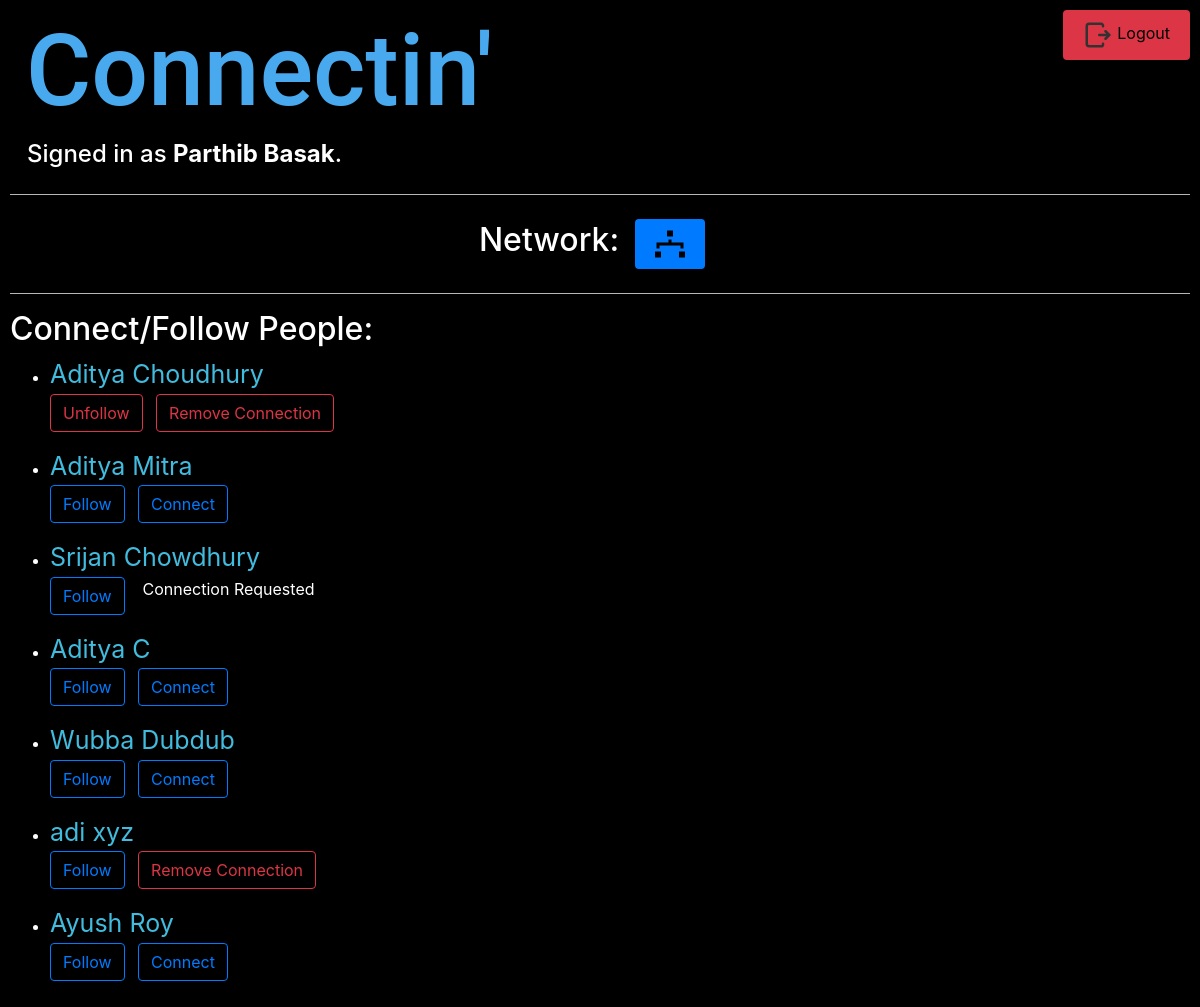
The page /addconnection (signed in) on the database its author committed.
### lprofile/models.py (models this page shows, shortened)
class profile1(models.Model):
    profowner=models.ForeignKey(User,on_delete=models.CASCADE,blank=True,null=True,related_name="profowner")
    role=models.CharField(max_length=10,default='Neither')
    profimg=models.ImageField(null=True,blank=True,upload_to="media/profimages")
    cv=models.FileField(null=True,blank=True,upload_to="media/cvfiles")
    about=models.CharField(max_length=300,blank=True)
    follower=models.ManyToManyField(User,related_name="follower",blank=True)
    followers=models.ManyToManyField(User,related_name="followers",blank=True)
    connections=models.ManyToManyField(User,related_name="connections",blank=True)
    requests=models.ManyToManyField(User,related_name="requests",blank=True)

### lprofile/views.py (the view)
# urls.py: path("addconnection",views.addc, name="addc"),
def addc(request):
    me=profile1.objects.get(profowner=request.user)
    profiles=profile1.objects.all().exclude(profowner=request.user)
    return render(request,'lprofile/addc.html',{
        'users':profiles,
        'me':me,
        'mef':me.follower.all(),
        'mec':me.connections.all(),
        'mer':me.requests.all()
    })

### lprofile/templates/lprofile/addc.html (shortened to what this page needs)
{% extends "lprofile/layout.html" %}
{% block body %}
    <div class="d-flex justify-content-center">
    <div style="padding-top: 10px;"><h2>Network:</h2></div>
    <div>
    <a class="nav-link" href="{% url 'followings' uname=request.user %}">
        <button class="btn btn-primary">
        </button>
    </a>
    </div>
    </div>
    <hr>
    <div class="d-flex justify-content-center">
    <div class="child">
    <h2>Connect/Follow People:</h2>
    {% for i in users %}
        <ul>
            <li>
                <a href="{% url 'profile1' uname=i.profowner %}" style="font-size: 25px;">{{ i.profowner.first_name }} {{ i.profowner.last_name }}</a>
                <ul class="nav">
                    {% if i.profowner not in mef %}
                        <li class="nav-item">
                        <form action="{% url 'follow' uname=i.profowner %}" method="POST">
                            <button class="btn btn-outline-primary">Follow</button>
                        </form>
                        </li>&nbsp;&nbsp;&nbsp;
                        {% if i.profowner not in mec %}
                            {% if request.user in i.requests.all %}
                                Connection Requested
                            {% else %}
                                <li class="nav-item">
                                <form action="{% url 'connect' uname=i.profowner %}" method="POST">
                                    <button class="btn btn-outline-primary">Connect</button>
                                </form>
                                </li>
                            {% endif %}
                        {% else %}
                            <li class="nav-item">
                            <form action="{% url 'disconnect' uname=i.profowner %}" method="POST">
                                <button class="btn btn-outline-danger">Remove Connection</button>
                            </form>
                            </li>
                        {% endif %}
                    {% else %}
                        <li class="nav-item">
                        <form action="{% url 'unfollow' uname=i.profowner %}" method="POST">
                            <button class="btn btn-outline-danger">Unfollow</button>
                        </form>
                        </li>&nbsp;&nbsp;&nbsp;
                        {% if i.profowner not in mec %}
                            {% if request.user in i.requests.all %}
                                Connection Requested
                            {% else %}
                                <li class="nav-item">
                                <form action="{% url 'connect' uname=i.profowner %}" method="POST">
                                    {% csrf_token %}
                                    <button class="btn btn-outline-primary">Connect</button>
                                </form>
                                </li>
                            {% endif %}
                        {% else %}
                            <li class="nav-item">
                            <form action="{% url 'disconnect' uname=i.profowner %}" method="POST">
                                <button class="btn btn-outline-danger">Remove Connection</button>
                            </form>
                            </li>
                        {% endif %}
                    {% endif %}
                </ul>
            </li>
        </ul>
    {% endfor %}
    </div>
    <div class="child">
    </div>
    </div>
{% endblock %}

### lprofile/templates/lprofile/layout.html (shortened to what this page needs)
{% load static %}
<!DOCTYPE html>
<html>
    <head>
        <link rel="stylesheet" href="https://stackpath.bootstrapcdn.com/bootstrap/4.4.1/css/bootstrap.min.css">
        <link rel="stylesheet" href="https://cdnjs.cloudflare.com/ajax/libs/font-awesome/4.7.0/css/font-awesome.min.css">
        <link href="{% static 'lprofile/styles.css' %}" rel="stylesheet">
    </head>
    <body>
        <div style="float: left;">
        <a href="{% url 'index' %}">
            <button style="background-color: black;border: black;">
                <h1 style="padding-left: 10px;font-size: 100px; color:rgb(72, 169, 238); font-family: roboto;">
                    Connectin'
                </h1>
            </button>
        </a>
        <h4 style="padding-left: 17px;">
            {% if user.is_authenticated %}
                Signed in as <strong>{{ user.first_name }} {{ user.last_name }}</strong>.
            {% else %}
                Not signed in.
            {% endif %}
        </h4>
        </div>
        {% if user.is_authenticated %}
            <a href="{% url 'logout' %}" style="padding-top: 20px; padding-right: 20px;">
                <button class="btn btn-danger" style="float: right;color: black;">
                    Logout
                </button>
            </a>
            <br><br><br><br><br><br><br>
            <hr>
        {% endif %}
        {% block body %}
        {% endblock %}
    </body>
</html>

### lprofile/static/lprofile/styles.css (style rules this page uses)
body { padding: 10px; background-color: black; color: white; }
a { color: rgb(65, 188, 222); }
.child { width: 50%; float: left; }
hr { background-color: rgb(203, 203, 203); }
.btn-primary { background-color: #007bff; color: #ffffff; padding: 10px 20px; font-size: 16px; border: none; border-radius: 4px; cursor: pointer; }
.btn-danger { background-color: #dc3545; color: #ffffff; padding: 10px 20px; font-size: 16px; border: none; border-radius: 4px; cursor: pointer; }

### rows shown on the page
profile1: profowner.first_name "Aditya", profowner.last_name "Choudhury", shows "Unfollow", shows "Remove Connection"
profile1: profowner.first_name "Aditya", profowner.last_name "Mitra", shows "Follow", shows "Connect"
profile1: profowner.first_name "Srijan", profowner.last_name "Chowdhury", shows "Follow", shows "Connection Requested"
profile1: profowner.first_name "Aditya", profowner.last_name "C", shows "Follow", shows "Connect"
profile1: profowner.first_name "Wubba", profowner.last_name "Dubdub", shows "Follow", shows "Connect"
profile1: profowner.first_name "adi", profowner.last_name "xyz", shows "Follow", shows "Remove Connection"
profile1: profowner.first_name "Ayush", profowner.last_name "Roy", shows "Follow", shows "Connect"

### other values the page prints
{{ user.first_name }} "Parthib"
{{ user.last_name }} "Basak"
